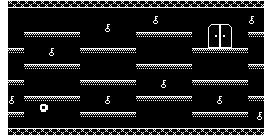

Below is a game level as drawn by its tile map, then a one-line description and the .tmx that defines it (tile-layer data replaced by summaries):
An orthogonal 34x17 tile map with 8x8 px tiles, 2 tile layers (background, tile).

<map version="1.0" orientation="orthogonal" renderorder="right-down" width="34" height="17" tilewidth="8" tileheight="8" nextobjectid="12">
 <properties>
  <property name="color1" value="39" />
  <property name="color2" value="31" />
  <property name="emmitercolor" value="78" />
  <property name="enemycolor" value="55" />
  <property name="hudcolor" value="12" />
  <property name="music" value="0" />
  <property name="name" value="Hello world!" />
  <property name="tilecolor" value="93" />
  <property name="upsidedown" value="0" />
 </properties>
 <tileset firstgid="1" name="tileset" tilewidth="8" tileheight="8">
  <image source="tileset.png" width="160" height="200" />
 </tileset>
 <layer name="background" width="34" height="17">
  <properties>
   <property name="texture" value="tileset" />
  </properties>
  <data>[578 cells, 9 non-empty, 9 distinct tile ids]</data>
 </layer>
 <layer name="tile" width="34" height="17">
  <properties>
   <property name="texture" value="tileset" />
  </properties>
  <data>[578 cells, 213 non-empty, 14 distinct tile ids]</data>
 </layer>
</map>
